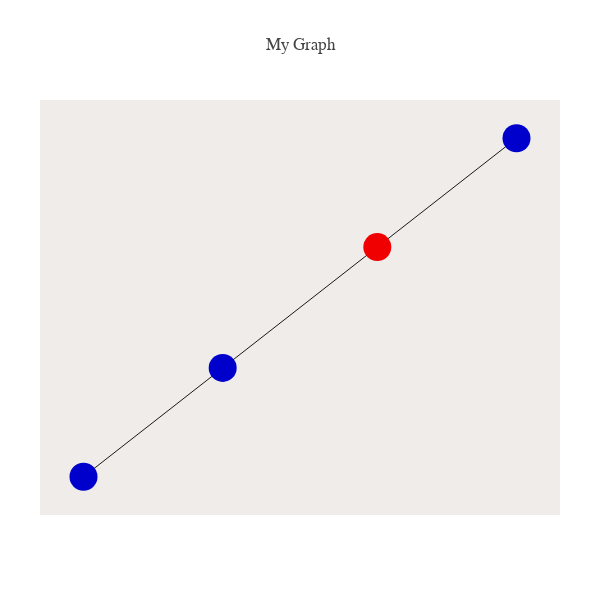

Source (notebook cell):
### Code cell
### let's visualize the tree
### plotting a network because igraph is not installed.

from structure_tools.Coalesce_plots import plot_phyl_net

node_list= list(range(-1,Mp.shape[1]))
root= True
nodes_as_seqs= True

plot_phyl_net(data_phyl,leaves,node_list,edges,
              nodes_as_seqs= nodes_as_seqs,root= root)

### Figure 1 — Plotly figure (JSON) as saved in the notebook; plotly's stock layout.template omitted (floating-point values rounded to 4 significant figures)
{"data": [{"hoverinfo": "none", "line": {"color": "rgb(25,25,25)", "width": 1}, "mode": "lines", "type": "scatter", "uid": "0f5af6b4-0e49-478f-a80f-7886ec0b0f60", "x": [0.3571, -0.3571, null, 0.3571, 1, null, -0.3571, -1.0, null], "y": [0.2672, -0.2672, null, 0.2672, 0.7482, null, -0.2672, -0.7482, null]}, {"hoverinfo": "text", "marker": {"color": ["rgb(240,0,0)", "rgb(0,0,205)", "rgb(0,0,205)", "rgb(0,0,205)"], "size": 28}, "mode": "markers", "text": ["root: 0000", "1100", "1101", "0010\n0010"], "type": "scatter", "uid": "ea105323-45cf-4731-bbd1-18ca7fbde15e", "x": [0.3571, -0.3571, -1.0, 1], "y": [0.2672, -0.2672, -0.7482, 0.7482]}], "layout": {"autosize": false, "font": {"family": "Balto"}, "height": 600, "hovermode": "closest", "margin": {"b": 85, "l": 40, "pad": 0, "r": 40, "t": 100}, "plot_bgcolor": "#efecea", "showlegend": false, "title": {"text": "My Graph"}, "width": 600, "xaxis": {"showgrid": false, "showline": false, "showticklabels": false, "title": {"text": ""}, "zeroline": false}, "yaxis": {"showgrid": false, "showline": false, "showticklabels": false, "title": {"text": ""}, "zeroline": false}}}
